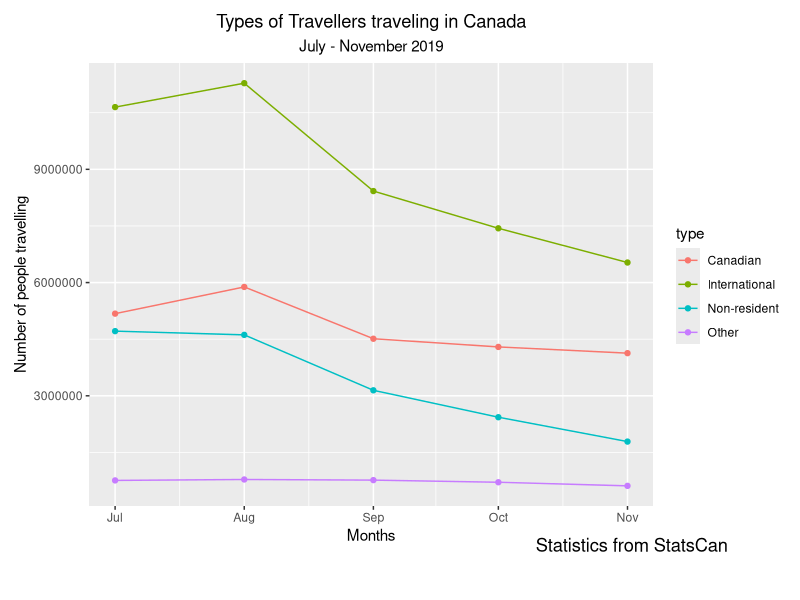

This figure's R source:
#setwd("C:/Users/dhruv/OneDrive/Desktop/Data")

#Import my data
Travel <- read.csv(file="Travel.csv",stringsAsFactors = FALSE)
View(Travel)
names(Travel)<-c("date", "International", "Non-resident", "Canadian", "Other")
names(Travel)
#work on making variable 1 a date
# convert date info in format 'mm/dd/yyyy'
str(Travel)
#paste command added day with -01
library(lubridate)
Travel$date2 <-paste(Travel$date,"-01",sep="")
str(Travel)
#ymd truns into a date
ymd(Travel$date2)
#saves the date
Travel$date2 <- ymd(Travel$date2)
str(Travel)
library(tidyverse)
Travel %>% gather(key="type", value="number",2:5)-> Travel2
str(Travel2)

Travel2 %>% 
mutate(Travelling=as.numeric(str_replace_all(number, ",","")))-> Travel3
str(Travel3)

options(scipen = 999)

library(ggplot2)
#colors <- c("red", "blue", "yellow", "green")
ggplot(data=Travel3, aes(fill=type, x=date2, y=Travelling, col=type))+
 geom_line()+
  geom_point()+
  theme(plot.title = element_text(hjust =0.5)) +
  theme(plot.subtitle = element_text(hjust=0.5))+
  xlab('Months')+
  ylab('Number of people travelling')+
  labs (title = "Types of Travellers traveling in Canada",
    subtitle = "July - November 2019")+
labs(tag = "Statistics from StatsCan")+
  coord_cartesian(clip = "off")+
  theme(plot.title = element_text(hjust = 0.5),
        plot.margin = margin(t= 10, r= 10, b= 40, l= 10),
        plot.tag.position = c(0.8,0.0)
  )
